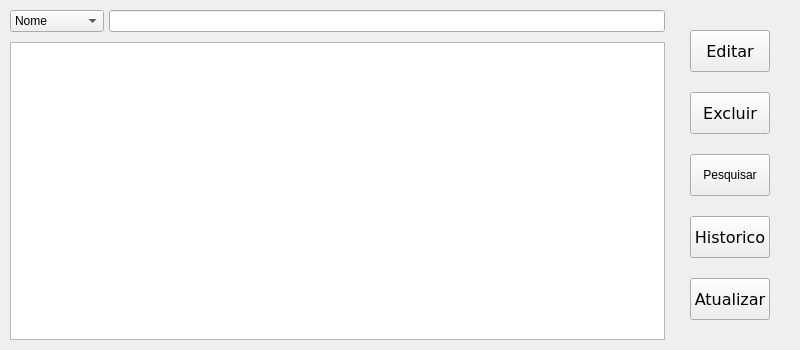
<?xml version="1.0" encoding="UTF-8"?>
<ui version="4.0">
 <class>MainWindow</class>
 <widget class="QMainWindow" name="MainWindow">
  <property name="geometry">
   <rect>
    <x>0</x>
    <y>0</y>
    <width>800</width>
    <height>350</height>
   </rect>
  </property>
  <property name="windowTitle">
   <string>Produtos</string>
  </property>
  <widget class="QWidget" name="centralwidget">
   <property name="sizePolicy">
    <sizepolicy hsizetype="Preferred" vsizetype="Preferred">
     <horstretch>31</horstretch>
     <verstretch>0</verstretch>
    </sizepolicy>
   </property>
   <property name="minimumSize">
    <size>
     <width>300</width>
     <height>335</height>
    </size>
   </property>
   <layout class="QGridLayout" name="gridLayout" rowstretch="0,0" columnstretch="0,87,13">
    <property name="leftMargin">
     <number>10</number>
    </property>
    <property name="topMargin">
     <number>10</number>
    </property>
    <property name="rightMargin">
     <number>10</number>
    </property>
    <property name="bottomMargin">
     <number>10</number>
    </property>
    <property name="horizontalSpacing">
     <number>5</number>
    </property>
    <property name="verticalSpacing">
     <number>10</number>
    </property>
    <item row="0" column="0">
     <widget class="QComboBox" name="cbxPesquisar">
      <item>
       <property name="text">
        <string>Nome</string>
       </property>
      </item>
      <item>
       <property name="text">
        <string>Id</string>
       </property>
      </item>
      <item>
       <property name="text">
        <string>Categoria</string>
       </property>
      </item>
      <item>
       <property name="text">
        <string>Preço</string>
       </property>
      </item>
      <item>
       <property name="text">
        <string>Quantidade</string>
       </property>
      </item>
      <item>
       <property name="text">
        <string>Data</string>
       </property>
      </item>
     </widget>
    </item>
    <item row="1" column="0" colspan="2">
     <widget class="QTableWidget" name="tableWidget">
      <property name="sizePolicy">
       <sizepolicy hsizetype="Preferred" vsizetype="Preferred">
        <horstretch>0</horstretch>
        <verstretch>0</verstretch>
       </sizepolicy>
      </property>
      <attribute name="horizontalHeaderVisible">
       <bool>false</bool>
      </attribute>
      <attribute name="verticalHeaderVisible">
       <bool>false</bool>
      </attribute>
     </widget>
    </item>
    <item row="0" column="1">
     <widget class="QLineEdit" name="txtPesquisar"/>
    </item>
    <item row="0" column="2" rowspan="2">
     <layout class="QVBoxLayout" name="widgetBotoes" stretch="0,0,0,0,0">
      <property name="spacing">
       <number>20</number>
      </property>
      <property name="sizeConstraint">
       <enum>QLayout::SetDefaultConstraint</enum>
      </property>
      <property name="leftMargin">
       <number>20</number>
      </property>
      <property name="topMargin">
       <number>20</number>
      </property>
      <property name="rightMargin">
       <number>20</number>
      </property>
      <property name="bottomMargin">
       <number>20</number>
      </property>
      <item>
       <widget class="QPushButton" name="btnEditar">
        <property name="sizePolicy">
         <sizepolicy hsizetype="Preferred" vsizetype="Preferred">
          <horstretch>0</horstretch>
          <verstretch>0</verstretch>
         </sizepolicy>
        </property>
        <property name="font">
         <font>
          <family>Verdana</family>
          <pointsize>12</pointsize>
          <weight>50</weight>
          <bold>false</bold>
         </font>
        </property>
        <property name="text">
         <string>Editar</string>
        </property>
       </widget>
      </item>
      <item>
       <widget class="QPushButton" name="btnExcluir">
        <property name="sizePolicy">
         <sizepolicy hsizetype="Preferred" vsizetype="Preferred">
          <horstretch>0</horstretch>
          <verstretch>0</verstretch>
         </sizepolicy>
        </property>
        <property name="font">
         <font>
          <family>Verdana</family>
          <pointsize>12</pointsize>
          <weight>50</weight>
          <bold>false</bold>
         </font>
        </property>
        <property name="text">
         <string>Excluir</string>
        </property>
       </widget>
      </item>
      <item>
       <widget class="QPushButton" name="btnPesquisar">
        <property name="sizePolicy">
         <sizepolicy hsizetype="Preferred" vsizetype="Preferred">
          <horstretch>0</horstretch>
          <verstretch>0</verstretch>
         </sizepolicy>
        </property>
        <property name="styleSheet">
         <string notr="true">font: 12pt &quot;Verdana&quot;;</string>
        </property>
        <property name="text">
         <string>Pesquisar</string>
        </property>
       </widget>
      </item>
      <item>
       <widget class="QPushButton" name="btnHistorico">
        <property name="sizePolicy">
         <sizepolicy hsizetype="Preferred" vsizetype="Preferred">
          <horstretch>0</horstretch>
          <verstretch>0</verstretch>
         </sizepolicy>
        </property>
        <property name="font">
         <font>
          <family>Verdana</family>
          <pointsize>12</pointsize>
          <weight>50</weight>
          <bold>false</bold>
         </font>
        </property>
        <property name="text">
         <string>Historico</string>
        </property>
       </widget>
      </item>
      <item>
       <widget class="QPushButton" name="btnAtualizar">
        <property name="sizePolicy">
         <sizepolicy hsizetype="Preferred" vsizetype="Preferred">
          <horstretch>0</horstretch>
          <verstretch>0</verstretch>
         </sizepolicy>
        </property>
        <property name="font">
         <font>
          <family>Verdana</family>
          <pointsize>12</pointsize>
          <weight>50</weight>
          <bold>false</bold>
         </font>
        </property>
        <property name="text">
         <string>Atualizar</string>
        </property>
       </widget>
      </item>
     </layout>
    </item>
   </layout>
  </widget>
 </widget>
 <resources/>
 <connections/>
</ui>
